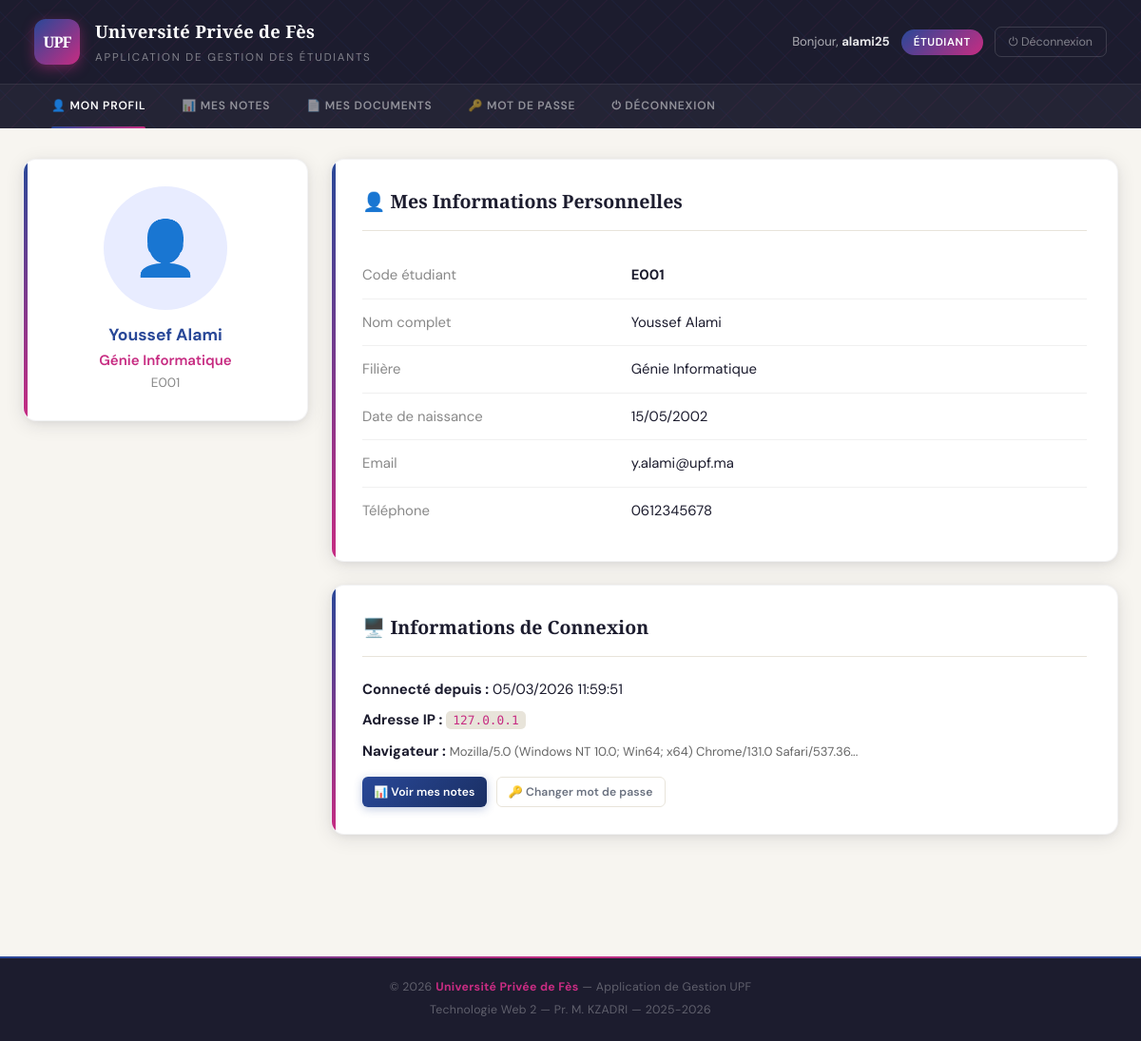
The app's page /user/profil.php (signed in) with its own data.
### tables this page shows
CREATE TABLE IF NOT EXISTS etudiants (
    Code            VARCHAR(10)  NOT NULL,
    Nom             VARCHAR(50)  NOT NULL,
    Prenom          VARCHAR(50)  NOT NULL,
    Filiere         VARCHAR(10)  DEFAULT NULL,
    Note            DECIMAL(4,2) DEFAULT NULL,
    Photo           VARCHAR(255) DEFAULT NULL,
    date_naissance  DATE         DEFAULT NULL,
    email           VARCHAR(100) DEFAULT NULL,
    telephone       VARCHAR(20)  DEFAULT NULL,
    created_at      DATETIME     NOT NULL,
    PRIMARY KEY (Code),
    UNIQUE KEY uq_email (email),
    CONSTRAINT fk_etudiant_filiere FOREIGN KEY (Filiere) REFERENCES filieres(CodeF) ON DELETE SET NULL
);

CREATE TABLE IF NOT EXISTS filieres (
    CodeF       VARCHAR(10)  NOT NULL,
    IntituleF   VARCHAR(100) NOT NULL,
    responsable VARCHAR(100) DEFAULT NULL,
    nbPlaces    INT          DEFAULT NULL,
    created_at  DATETIME     NOT NULL,
    PRIMARY KEY (CodeF)
);

### user/profil.php (the view, shortened to what this page needs)
<?php
$pdo = getConnexion();
$stmt = $pdo->prepare('
    SELECT e.*, f.IntituleF FROM etudiants e
    LEFT JOIN filieres f ON e.Filiere = f.CodeF
    WHERE e.Code = ?
');
$stmt->execute([$_SESSION['etudiant_id']]);
$etudiant = $stmt->fetch();
$ip         = $_SERVER['REMOTE_ADDR'];
$user_agent = $_SERVER['HTTP_USER_AGENT'];
require_once '../includes/header.php';
?>
<div style="display:grid;grid-template-columns:300px 1fr;gap:24px;align-items:start;">
<div class="card" style="text-align:center;">
    <?php if ($etudiant['Photo'] && file_exists('../uploads/photos/' . $etudiant['Photo'])): ?>
        <img src="../uploads/photos/<?= htmlspecialchars($etudiant['Photo']) ?>"
             class="photo-profil" style="width:130px;height:130px;margin-bottom:12px;" alt="Photo">
    <?php else: ?>
        <div style="width:130px;height:130px;border-radius:50%;background:#e8ecff;display:flex;align-items:center;justify-content:center;font-size:3.5rem;margin:0 auto 12px;">👤</div>
    <?php endif; ?>
    <h3 style="color:#294898;"><?= htmlspecialchars($etudiant['Prenom'] . ' ' . $etudiant['Nom']) ?></h3>
    <p style="color:#C72C82;font-weight:600;"><?= htmlspecialchars($etudiant['IntituleF'] ?? '—') ?></p>
    <p style="color:#888;font-size:.85rem;"><?= htmlspecialchars($etudiant['Code']) ?></p>
</div>
<div>
    <div class="card">
        <h2>👤 Mes Informations Personnelles</h2>
        <table style="width:100%;font-size:.93rem;">
            <tr><td style="color:#888;padding:8px 0;width:35%;border-bottom:1px solid #f0f0f0;">Code étudiant</td>
                <td style="border-bottom:1px solid #f0f0f0;"><strong><?= htmlspecialchars($etudiant['Code']) ?></strong></td></tr>
            <tr><td style="color:#888;padding:8px 0;border-bottom:1px solid #f0f0f0;">Nom complet</td>
                <td style="border-bottom:1px solid #f0f0f0;"><?= htmlspecialchars($etudiant['Prenom'] . ' ' . $etudiant['Nom']) ?></td></tr>
            <tr><td style="color:#888;padding:8px 0;border-bottom:1px solid #f0f0f0;">Filière</td>
                <td style="border-bottom:1px solid #f0f0f0;"><?= htmlspecialchars($etudiant['IntituleF'] ?? '—') ?></td></tr>
            <tr><td style="color:#888;padding:8px 0;border-bottom:1px solid #f0f0f0;">Date de naissance</td>
                <td style="border-bottom:1px solid #f0f0f0;"><?= $etudiant['date_naissance'] ? date('d/m/Y', strtotime($etudiant['date_naissance'])) : '—' ?></td></tr>
            <tr><td style="color:#888;padding:8px 0;border-bottom:1px solid #f0f0f0;">Email</td>
                <td style="border-bottom:1px solid #f0f0f0;"><?= htmlspecialchars($etudiant['email'] ?? '—') ?></td></tr>
            <tr><td style="color:#888;padding:8px 0;">Téléphone</td>
                <td><?= htmlspecialchars($etudiant['telephone'] ?? '—') ?></td></tr>
        </table>
    </div>
    <div class="card">
        <h2>🖥️ Informations de Connexion</h2>
        <p><strong>Connecté depuis :</strong> <?= htmlspecialchars($_SESSION['heure_connexion']) ?></p>
        <p style="margin-top:8px;"><strong>Adresse IP :</strong> <code><?= htmlspecialchars($ip) ?></code></p>
        <p style="margin-top:8px;"><strong>Navigateur :</strong> <span style="font-size:.82rem;color:#666;"><?= htmlspecialchars(substr($user_agent, 0, 80)) ?>...</span></p>
        <div style="margin-top:14px;display:flex;gap:10px;">
            <a href="notes.php" class="btn btn-primary btn-sm">📊 Voir mes notes</a>
            <a href="changer_password.php" class="btn btn-outline btn-sm">🔑 Changer mot de passe</a>
        </div>
    </div>
</div>
</div>
<?php require_once '../includes/footer.php'; ?>

### assets/style.css (style rules this page uses)
:root { --saphir: #294898; --saphir-deep: #1a2f63; --saphir-soft: #e8edf8; --fuchsia: #C72C82; --fuchsia-deep: #9e1f66; --fuchsia-soft: #fce8f3; --ivoire: #F7F5F0; --ivoire-dark: #E8E4DA; --charbon: #1C1C2E; --gris: #6B7280; --gris-light: #F3F4F6; --vert: #059669; --vert-soft: #D1FAE5; --amber: #D97706; --amber-soft: #FEF3C7; --rouge: #DC2626; --rouge-soft: #FEE2E2; --radius: 14px; --radius-sm: 9px; --shadow-sm: 0 1px 4px rgba(28,28,46,.07), 0 1px 2px rgba(28,28,46,.05); --shadow: 0 4px 20px rgba(28,28,46,.10), 0 2px 8px rgba(28,28,46,.06); --shadow-lg: 0 24px 64px rgba(28,28,46,.18), 0 8px 24px rgba(28,28,46,.10); --font-display: 'Playfair Display', Georgia, serif; --font-body: 'DM Sans', sans-serif; --font-mono: 'DM Mono', monospace; }
*, *::before, *::after { box-sizing: border-box; margin: 0; padding: 0; }
html { scroll-behavior: smooth; }
body { font-family: var(--font-body); background: var(--ivoire); color: var(--charbon); min-height: 100vh; font-size: 15px; line-height: 1.65; -webkit-font-smoothing: antialiased; }
.card { background: #fff; border-radius: var(--radius); box-shadow: var(--shadow); padding: 28px 32px; margin-bottom: 24px; border: 1px solid rgba(28,28,46,.055); position: relative; overflow: hidden; animation: cardIn .4s cubic-bezier(.4,0,.2,1) both; }
.card::before { content: ''; position: absolute; left: 0; top: 0; bottom: 0; width: 4px; background: linear-gradient(to bottom, var(--saphir), var(--fuchsia)); border-radius: var(--radius) 0 0 var(--radius); }
.card h2 { font-family: var(--font-display); font-size: 1.22rem; font-weight: 700; color: var(--charbon); margin-bottom: 22px; padding-bottom: 14px; border-bottom: 1px solid var(--ivoire-dark); display: flex; align-items: center; gap: 10px; }
table { width: 100%; border-collapse: separate; border-spacing: 0; font-size: .87rem; }
tbody tr:not(:last-child) td { border-bottom: 1px solid var(--ivoire-dark); }
tbody td { padding: 12px 16px; vertical-align: middle; }
.btn { display: inline-flex; align-items: center; gap: 6px; padding: 9px 20px; border-radius: var(--radius-sm); text-decoration: none; font-family: var(--font-body); font-size: .83rem; font-weight: 600; cursor: pointer; border: none; transition: all .2s cubic-bezier(.4,0,.2,1); letter-spacing: .1px; position: relative; overflow: hidden; white-space: nowrap; }
.btn::after { content: ''; position: absolute; inset: 0; background: rgba(255,255,255,.13); opacity: 0; transition: opacity .2s; }
.btn-primary { background: linear-gradient(135deg, var(--saphir), var(--saphir-deep)); color: #fff; box-shadow: 0 2px 10px rgba(41,72,152,.3); }
.btn-outline { background: transparent; border: 1.5px solid var(--ivoire-dark); color: var(--gris); box-shadow: none; }
.btn-sm { padding: 5px 12px; font-size: .76rem; border-radius: 6px; }
code { font-family: var(--font-mono); font-size: .8rem; background: var(--ivoire-dark); padding: 2px 7px; border-radius: 5px; color: var(--fuchsia); }

### records on screen
etudiants: Prenom+Nom "Youssef Alami", Filiere.IntituleF "Génie Informatique", Code "E001", date_naissance "15/05/2002", email "y.alami@upf.ma", telephone "0612345678"

### other values on screen
$_SESSION['login'] "alami25"
$nl['label'] "👤 MON PROFIL"
$nl['label'] "📊 MES NOTES"
$nl['label'] "📄 MES DOCUMENTS"
$nl['label'] "🔑 MOT DE PASSE"
$nl['label'] "⏻ DÉCONNEXION"
$_SESSION['heure_connexion'] "05/03/2026 11:59:51"
$ip "127.0.0.1"
substr($user_agent, 0, 80) "Mozilla/5.0 (Windows NT 10.0; Win64; x64) Chrome/131.0 Safari/537.36"
